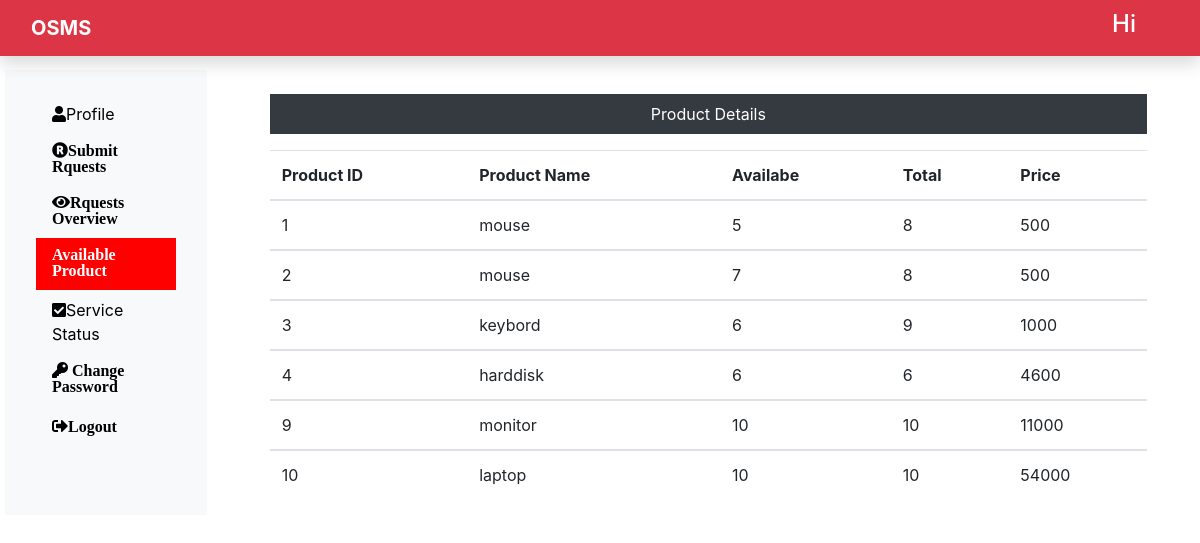
The page /product_details.php on the database its author committed.
### tables this page shows
CREATE TABLE `asset` (
  `p_id` int(11) NOT NULL,
  `p_name` varchar(255) NOT NULL,
  `p_dop` date NOT NULL,
  `p_available` int(255) NOT NULL,
  `p_total` int(255) NOT NULL,
  `p_original_cost` int(255) NOT NULL,
  `p_selling_cost` int(255) NOT NULL
);

### product_details.php (the view, shortened to what this page needs)
<?php
include "user_header.php";
include "database.php";
$sql = "SELECT * FROM `asset`";
$result = $conn->query($sql);
if($result->num_rows > 0){
	?>
	<div class="col-sm-9 ml-5 mt-4">
		<table class="table mt-3">
			<p class="bg-dark text-white p-2 text-center">Product Details</p>
			<thead>
				<tr>
					<th>Product ID</th>
					<th>Product Name</th>
					<th>Availabe</th>
					<th>Total</th>
					<th>Price</th>
				</tr>
			</thead>
			<?php while($row = $result->fetch_assoc()) {?>
				<tbody>
					<td><?php echo $row['p_id'];?></td>
					<td><?php echo $row['p_name'];?></td>
					<td><?php echo $row['p_available'];?></td>
					<td><?php echo $row['p_total'];?></td>
					<td><?php echo $row['p_selling_cost'];?></td>
				</tbody>
			<?php }?>
		</table>
	<?php }?>
</div>

### user_header.php (shortened to what this page needs)
<!DOCTYPE html>
<html lang="en">
<head>
	<link rel="stylesheet" href="CSS/style.css">
	<link rel="stylesheet" href="https://maxcdn.bootstrapcdn.com/bootstrap/4.5.2/css/bootstrap.min.css">
	<link rel="stylesheet" href="https://pro.fontawesome.com/releases/v5.10.0/css/all.css"/>
</head>
<body>
	<nav class="navbar navbar-dark fixed-top bg-danger flex-md-nowrap shadow">
		<a href="index.php" class="navbar-brand col-sm-3 col-md 2 font-weight-bold mr-0">OSMS</a>
		<h4 class="text-white px-5">Hi <?php echo  $_SESSION['name']; ?></h4>
	</nav>
	<div class="container_fluid" style="margin-top: 70px; margin-left: 20px;">
		<div class="row">
			<div class="col-sm-2 bg-light sidebar py-3 ">
				<div class="sidebar-sticky navbar">
					<ul class="nav flex-column ">
						<li class="nav-item "> <a class="nav-link <?php if(PAGE == 'RequesterProfile'){echo 'active';} ?>" href="user_profile.php"><i class="fas fa-user"></i>Profile</a></li>
						<li class="nav-item "> <a class="nav-link <?php if(PAGE == 'SubmitRequester'){echo 'active';} ?>" href="submit_requester.php"><i class=" fas fa-registered">Submit Rquests</i></a></li>
						<li class="nav-item "> <a class="nav-link <?php if(PAGE == 'RquestsOverview'){echo 'active';} ?>" href="requester_overview.php"><i class=" fas fa-eye">Rquests Overview</i></a></li>
						<li class="nav-item "> <a class="nav-link <?php if(PAGE == 'ProductDetails'){echo 'active';} ?>" href="product_details.php"><i class=" fas fa-ballot-check"> Available Product</i></a></li>
						<li class="nav-item "> <a class="nav-link <?php if(PAGE == 'ServiceStatus'){echo 'active';} ?>" href="service_status.php"><i class="fas fa-check-square"></i>Service Status</i></a></li>
						<li class="nav-item "> <a class="nav-link <?php if(PAGE == 'ChangePassword'){echo 'active';} ?>" href="change_password.php"><i class=" fas fa-key"> Change Password</i></a></li>
						<li class="nav-item "> <a class="nav-link <?php if(PAGE == 'Logout'){echo 'active';} ?> " href="logout.php"><i class=" fas fa-sign-out-alt ">Logout</i></a></li>
					</ul>
				</div>
			</div>

### CSS/style.css (style rules this page uses)
* { margin: 0; padding: 0; box-sizing: border-box; }
body { font-family: 'Ubuntu', sans-serif; }
.navbar ul li a { color: black; }
.navbar ul li a.active { background-color: red; color: white; }

### rows shown on the page
asset: p_id "1", p_name "mouse", p_available "5", p_total "8", p_selling_cost "500"
asset: p_id "2", p_name "mouse", p_available "7", p_total "8", p_selling_cost "500"
asset: p_id "3", p_name "keybord", p_available "6", p_total "9", p_selling_cost "1000"
asset: p_id "4", p_name "harddisk", p_available "6", p_total "6", p_selling_cost "4600"
asset: p_id "9", p_name "monitor", p_available "10", p_total "10", p_selling_cost "11000"
asset: p_id "10", p_name "laptop", p_available "10", p_total "10", p_selling_cost "54000"
